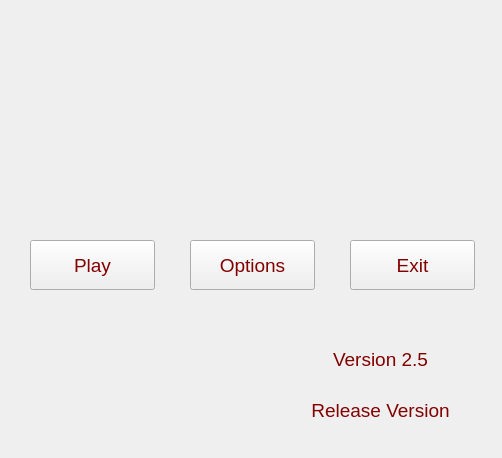
<?xml version="1.0" encoding="UTF-8"?>
<ui version="4.0">
 <class>MainWindow</class>
 <widget class="QMainWindow" name="MainWindow">
  <property name="geometry">
   <rect>
    <x>0</x>
    <y>0</y>
    <width>502</width>
    <height>458</height>
   </rect>
  </property>
  <property name="windowTitle">
   <string>Game Launcher</string>
  </property>
  <property name="windowIcon">
   <iconset resource="resources.qrc">
    <normaloff>:/img/img/0.jpg</normaloff>:/img/img/0.jpg</iconset>
  </property>
  <property name="styleSheet">
   <string notr="true">background-image: url(:/img/img/0.jpg);</string>
  </property>
  <widget class="QWidget" name="centralWidget">
   <widget class="QPushButton" name="btnPlay">
    <property name="geometry">
     <rect>
      <x>30</x>
      <y>240</y>
      <width>125</width>
      <height>50</height>
     </rect>
    </property>
    <property name="font">
     <font>
      <pointsize>14</pointsize>
     </font>
    </property>
    <property name="styleSheet">
     <string notr="true">color: rgb(131, 0, 0);</string>
    </property>
    <property name="text">
     <string>Play</string>
    </property>
   </widget>
   <widget class="QPushButton" name="btnOptions">
    <property name="geometry">
     <rect>
      <x>190</x>
      <y>240</y>
      <width>125</width>
      <height>50</height>
     </rect>
    </property>
    <property name="font">
     <font>
      <pointsize>14</pointsize>
     </font>
    </property>
    <property name="styleSheet">
     <string notr="true">color: rgb(131, 0, 0);</string>
    </property>
    <property name="text">
     <string>Options</string>
    </property>
   </widget>
   <widget class="QPushButton" name="btnExit">
    <property name="geometry">
     <rect>
      <x>350</x>
      <y>240</y>
      <width>125</width>
      <height>50</height>
     </rect>
    </property>
    <property name="font">
     <font>
      <pointsize>14</pointsize>
     </font>
    </property>
    <property name="styleSheet">
     <string notr="true">color: rgb(131, 0, 0);</string>
    </property>
    <property name="text">
     <string>Exit</string>
    </property>
   </widget>
   <widget class="QLabel" name="lblVersion">
    <property name="geometry">
     <rect>
      <x>300</x>
      <y>349</y>
      <width>161</width>
      <height>21</height>
     </rect>
    </property>
    <property name="font">
     <font>
      <pointsize>14</pointsize>
     </font>
    </property>
    <property name="styleSheet">
     <string notr="true">color: rgb(131, 0, 0);</string>
    </property>
    <property name="text">
     <string>Version 2.5</string>
    </property>
    <property name="alignment">
     <set>Qt::AlignCenter</set>
    </property>
   </widget>
   <widget class="QLabel" name="lblUpdate">
    <property name="geometry">
     <rect>
      <x>300</x>
      <y>400</y>
      <width>161</width>
      <height>20</height>
     </rect>
    </property>
    <property name="font">
     <font>
      <pointsize>14</pointsize>
     </font>
    </property>
    <property name="styleSheet">
     <string notr="true">color: rgb(131, 0, 0);</string>
    </property>
    <property name="text">
     <string>Release Version</string>
    </property>
    <property name="alignment">
     <set>Qt::AlignCenter</set>
    </property>
   </widget>
  </widget>
 </widget>
 <layoutdefault spacing="6" margin="11"/>
 <resources>
  <include location="resources.qrc"/>
 </resources>
 <connections/>
</ui>
